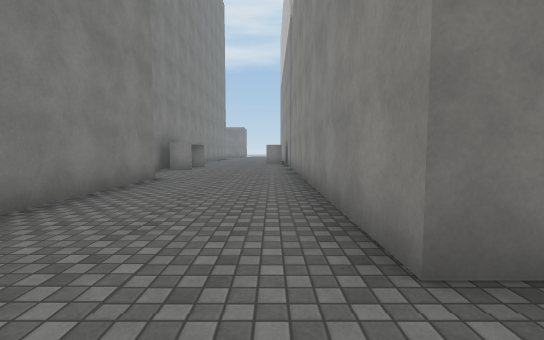
[1] (above)

24 first-person views from a walk through a Unity game level. The camera is 1.3 m above the floor, tilts 4° down and sees 90° across. The floor is counted in squares, 2 m on a side. Each view is taken from the middle of a square. On the plan, view 1 faces up. The plan holds only what a view shows up to about 9 squares ahead; the rest is blank. The place goes on beyond the plan. The player is left out. Surface patterns are stand-ins for the level's own textures.

[2]
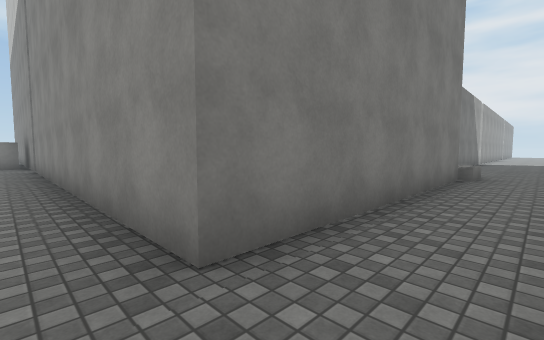

[3]
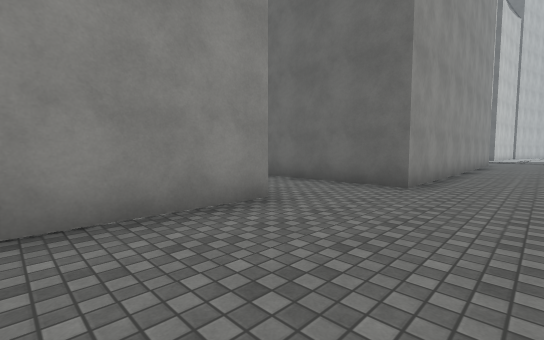

[4]
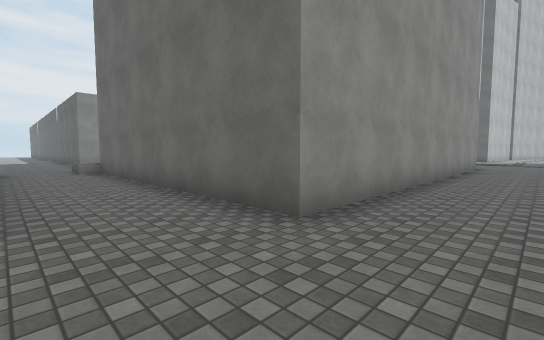

[5]
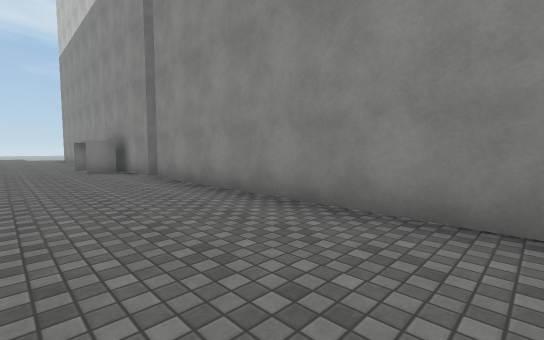

[6]
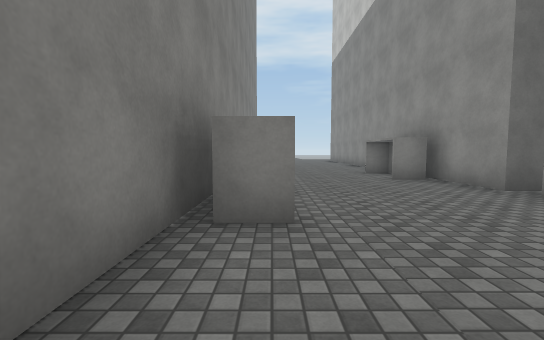

[7]
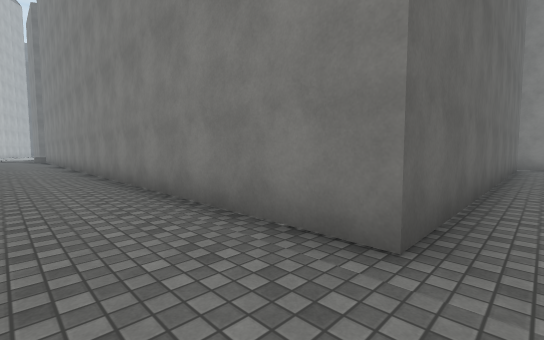

[8]
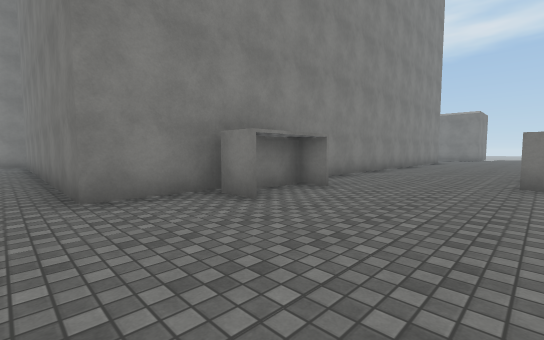

[9]
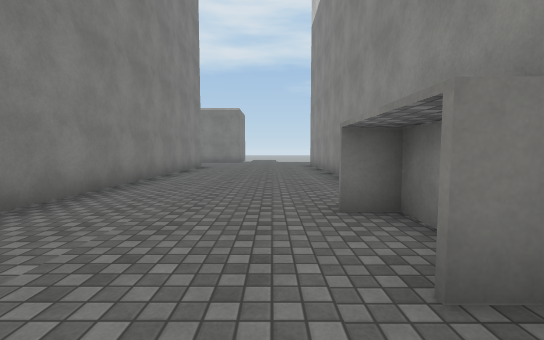

[10]
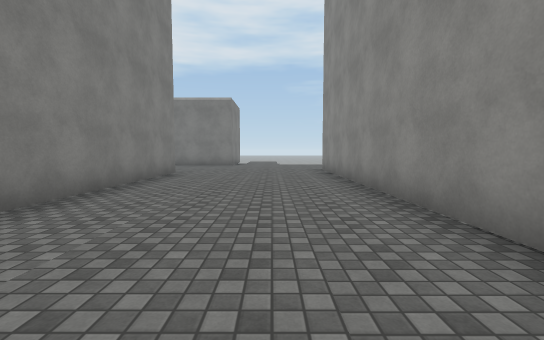

[11]
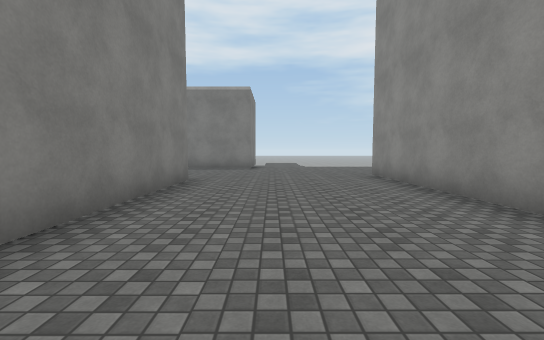

[12]
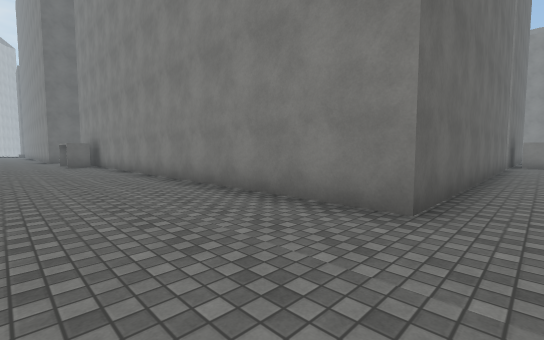

[13]
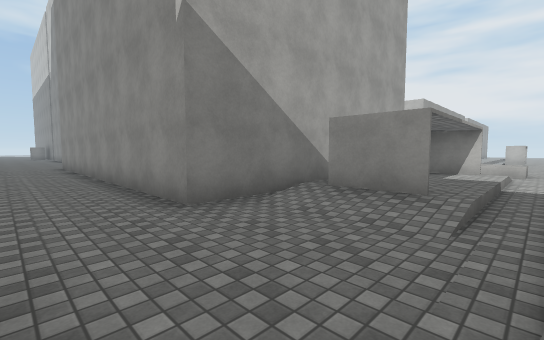

[14]
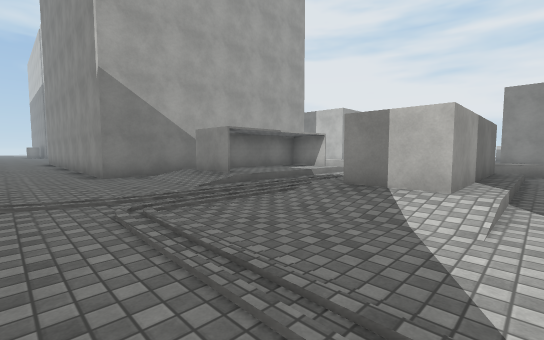

[15]
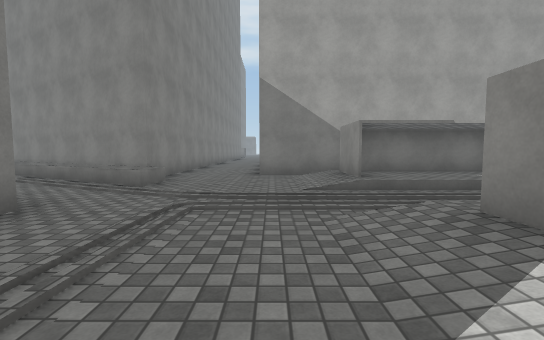

[16]
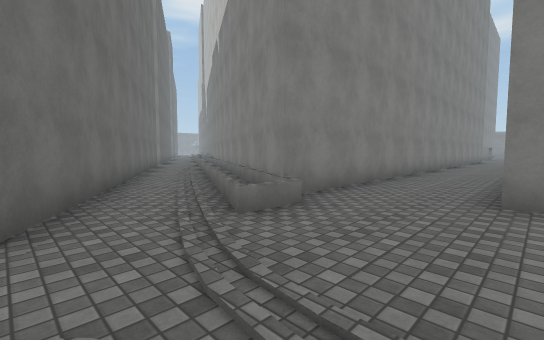

[17]
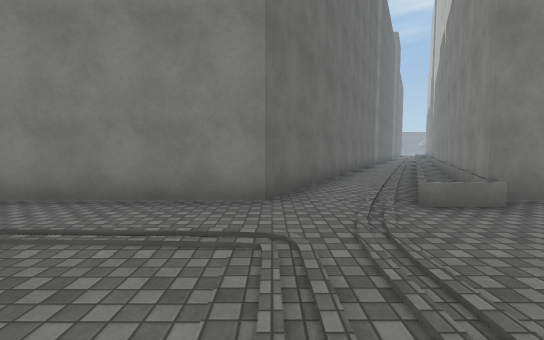

[18]
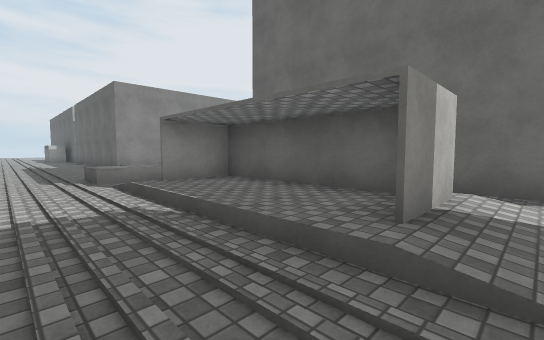

[19]
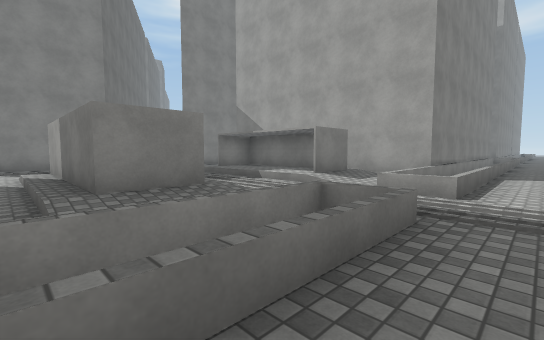

[20]
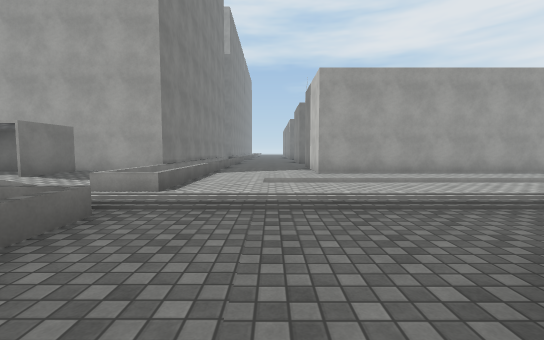

[21]
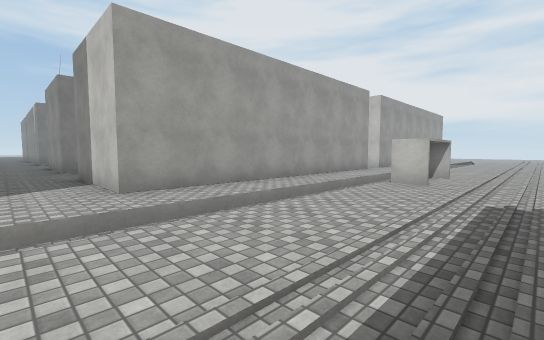

[22]
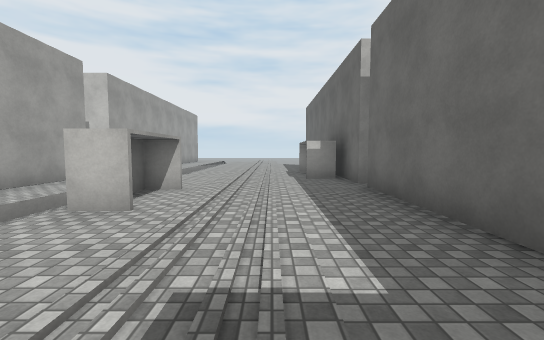

[23]
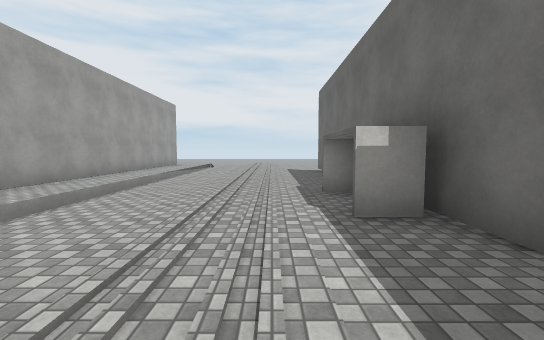

[24]
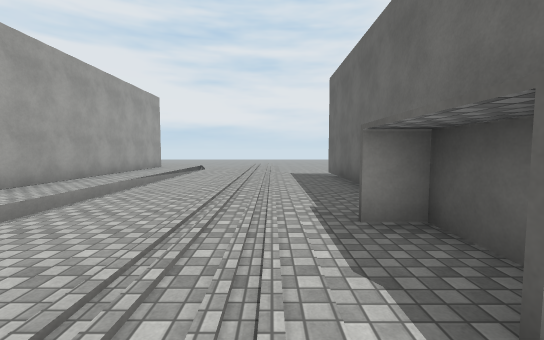

### Floor plan
Key: @ floor where view 1 was taken; # wall or solid block; . main floor; : floor 0.25 m higher than the main floor; - floor 0.5 m lower than the main floor; / step, stairs or slope; = window, fence, low wall or low ledge; O other object.
Columns run from 7 left of view 1 to 27 right of it. Each row starts with its distance up from view 1.
 24 ........O
 23 ####....O
 22    #....O
 21    #....O
 20    #....O
 19    #....O
 18    #....O
 17    #....O
 16    #....O
 15    #...#O
 14    #....O
 13    #...#O
 12    #....O
 11    ##...O
 10    #....O
  9    ##...O
  8 ####....O
  7 ........O
  6 #####...O
  5     #...O
  4     #...O
  3     #...O
  2     #...OOOOOO
  1     #.........#=...
  0     #..@...........
 -1     #..OOOOOOO#=
 -2     #..O
 -3     #..O         ..O
 -4     #..O         ..O
 -5     #..O         ...
 -6     #..O        ...
 -7     #..O      O=...O
 -8     #..O      O=...O
 -9 #   #..O      O=...O        O
-10 ### #..O      O=...OOOOOOOOOOOOOOOO
-11 ==###..OOOOOOO#=...................
-12 ..==#.../#::#/==./-----------------
-13 O...=.../#::#/==........#..........
-14  OO................................
-15    OO..............................
-16     O.../#::#/==.... ......#.#..../
-17     O.../####/==...   OOOOOOOOOOOOO
-18     O.........==..

Positions as (right, up) in squares from view 1, and headings:
1: (0, 0), facing up
2: (0, 0), facing up-right
3: (-2, 4), facing down-right
4: (-2, 1), facing down-right
5: (-2, 4), facing up-right
6: (-3, 7), facing up
7: (-1, 7), facing down-left
8: (0, 7), facing up-left
9: (-1, 12), facing up
10: (-1, 15), facing up
11: (-2, 17), facing up
12: (-1, 24), facing down-left
13: (-2, -14), facing up-right
14: (-2, -18), facing up-right
15: (0, -18), facing up
16: (0, -15), facing up-left
17: (1, -15), facing left
18: (1, -14), facing down-right
19: (9, -18), facing up-left
20: (10, -18), facing up
21: (10, -15), facing up-right
22: (13, -15), facing right
23: (17, -15), facing right
24: (19, -15), facing right
